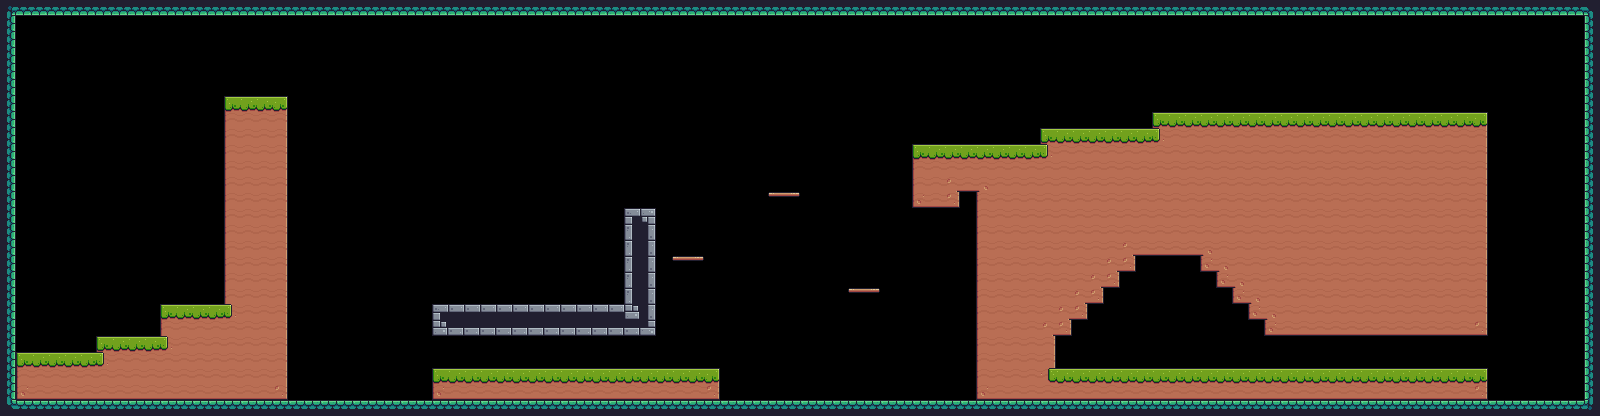

This is a level from a 2D game, rendered from its Tiled map with the project's own tilesets. A one-line summary and the map file follow, with tile-layer data summarised:
An orthogonal 100x26 tile map with 16x16 px tiles, 1 tile layer (Background) and 97 objects (45x Spikes, 10x Saw, 4x Fruit, 3x DropPlatform, 3x Checkpoint, ...).

<map version="1.10" tiledversion="1.10.2" orientation="orthogonal" renderorder="right-down" width="100" height="26" tilewidth="16" tileheight="16" infinite="0" nextlayerid="4" nextobjectid="135">
 <tileset firstgid="1" source="TilesetTimeBeater.tsx" />
 <layer id="1" name="Background" width="100" height="26">
  <data>[2600 cells, 943 non-empty, 31 distinct tile ids]</data>
 </layer>
 <objectgroup id="2" name="Spawnpoints">
  <object id="1" name="Spikes" type="Spikes" x="288" y="384" width="16" height="16" />
  <object id="2" name="Spikes" type="Spikes" x="304" y="384" width="16" height="16" />
  <object id="3" name="Spikes" type="Spikes" x="320" y="384" width="16" height="16" />
  <object id="4" name="Spikes" type="Spikes" x="336" y="384" width="16" height="16" />
  <object id="5" name="Spikes" type="Spikes" x="352" y="384" width="16" height="16" />
  <object id="6" name="Spikes" type="Spikes" x="368" y="384" width="16" height="16" />
  <object id="7" name="Spikes" type="Spikes" x="384" y="384" width="16" height="16" />
  <object id="8" name="Spikes" type="Spikes" x="400" y="384" width="16" height="16" />
  <object id="9" name="Spikes" type="Spikes" x="416" y="384" width="16" height="16" />
  <object id="10" name="Spikes" type="Spikes" x="432" y="288" width="16" height="16" />
  <object id="11" name="Spikes" type="Spikes" x="448" y="288" width="16" height="16" />
  <object id="12" name="Spikes" type="Spikes" x="464" y="288" width="16" height="16" />
  <object id="13" name="Spikes" type="Spikes" x="480" y="288" width="16" height="16" />
  <object id="14" name="Spikes" type="Spikes" x="496" y="288" width="16" height="16" />
  <object id="15" name="Spikes" type="Spikes" x="512" y="288" width="16" height="16" />
  <object id="16" name="Spikes" type="Spikes" x="528" y="288" width="16" height="16" />
  <object id="17" name="Spikes" type="Spikes" x="544" y="288" width="16" height="16" />
  <object id="18" name="Spikes" type="Spikes" x="560" y="288" width="16" height="16" />
  <object id="19" name="Spikes" type="Spikes" x="576" y="288" width="16" height="16" />
  <object id="20" name="Spikes" type="Spikes" x="592" y="288" width="16" height="16" />
  <object id="21" name="Spikes" type="Spikes" x="608" y="288" width="16" height="16" />
  <object id="23" name="Spikes" type="Spikes" x="624" y="192" width="16" height="16" />
  <object id="24" name="Spikes" type="Spikes" x="640" y="192" width="16" height="16" />
  <object id="26" name="DropPlatform" type="DropPlatform" x="96" y="240" width="48" height="16">
   <properties>
    <property name="numOfPlatforms" type="int" value="3" />
    <property name="offNeg" type="float" value="0" />
    <property name="offPos" type="float" value="15" />
   </properties>
  </object>
  <object id="27" name="DropPlatform" type="DropPlatform" x="16" y="192" width="48" height="16">
   <properties>
    <property name="numOfPlatforms" type="int" value="3" />
    <property name="offNeg" type="float" value="0" />
    <property name="offPos" type="float" value="15" />
   </properties>
  </object>
  <object id="28" name="DropPlatform" type="DropPlatform" x="96" y="144" width="48" height="16">
   <properties>
    <property name="numOfPlatforms" type="int" value="3" />
    <property name="offNeg" type="float" value="0" />
    <property name="offPos" type="float" value="15" />
   </properties>
  </object>
  <object id="29" name="Spikes" type="Spikes" x="720" y="384" width="16" height="16" />
  <object id="30" name="Spikes" type="Spikes" x="736" y="384" width="16" height="16" />
  <object id="31" name="Spikes" type="Spikes" x="752" y="384" width="16" height="16" />
  <object id="32" name="Spikes" type="Spikes" x="768" y="384" width="16" height="16" />
  <object id="33" name="Spikes" type="Spikes" x="784" y="384" width="16" height="16" />
  <object id="34" name="Spikes" type="Spikes" x="800" y="384" width="16" height="16" />
  <object id="35" name="Spikes" type="Spikes" x="816" y="384" width="16" height="16" />
  <object id="36" name="Spikes" type="Spikes" x="832" y="384" width="16" height="16" />
  <object id="37" name="Spikes" type="Spikes" x="848" y="384" width="16" height="16" />
  <object id="38" name="Spikes" type="Spikes" x="864" y="384" width="16" height="16" />
  <object id="39" name="Spikes" type="Spikes" x="880" y="384" width="16" height="16" />
  <object id="40" name="Spikes" type="Spikes" x="896" y="384" width="16" height="16" />
  <object id="41" name="Spikes" type="Spikes" x="1568" y="384" width="16" height="16" />
  <object id="42" name="Spikes" type="Spikes" x="1552" y="384" width="16" height="16" />
  <object id="43" name="Spikes" type="Spikes" x="1536" y="384" width="16" height="16" />
  <object id="44" name="Spikes" type="Spikes" x="1520" y="384" width="16" height="16" />
  <object id="45" name="Spikes" type="Spikes" x="1504" y="384" width="16" height="16" />
  <object id="46" name="Spikes" type="Spikes" x="1488" y="384" width="16" height="16" />
  <object id="47" name="Checkpoint" type="Checkpoint" x="1136" y="304" width="64" height="64">
   <properties>
    <property name="final" type="bool" value="true" />
    <property name="nextLevel" type="int" value="2" />
   </properties>
  </object>
  <object id="70" name="Spikes" type="Spikes" x="912" y="384" width="16" height="16" />
  <object id="71" name="Spikes" type="Spikes" x="928" y="384" width="16" height="16" />
  <object id="72" name="Spikes" type="Spikes" x="944" y="384" width="16" height="16" />
  <object id="73" name="Spikes" type="Spikes" x="960" y="384" width="16" height="16" />
  <object id="85" name="Player" type="Player" x="32" y="320" width="32" height="32" />
  <object id="109" name="Saw" type="Saw" x="1424" y="80" width="32" height="32">
   <properties>
    <property name="isVertical" type="bool" value="true" />
    <property name="offNeg" type="float" value="4" />
    <property name="offPos" type="float" value="0" />
   </properties>
  </object>
  <object id="115" name="Saw" type="Saw" x="1552" y="128" width="32" height="32">
   <properties>
    <property name="isVertical" type="bool" value="false" />
    <property name="offNeg" type="float" value="4" />
    <property name="offPos" type="float" value="0" />
   </properties>
  </object>
  <object id="116" name="Saw" type="Saw" x="1520" y="176" width="32" height="32">
   <properties>
    <property name="isVertical" type="bool" value="false" />
    <property name="offNeg" type="float" value="2" />
    <property name="offPos" type="float" value="2" />
   </properties>
  </object>
  <object id="117" name="Saw" type="Saw" x="1488" y="224" width="32" height="32">
   <properties>
    <property name="isVertical" type="bool" value="false" />
    <property name="offNeg" type="float" value="0" />
    <property name="offPos" type="float" value="4" />
   </properties>
  </object>
  <object id="118" name="Saw" type="Saw" x="1552" y="272" width="32" height="32">
   <properties>
    <property name="isVertical" type="bool" value="false" />
    <property name="offNeg" type="float" value="4" />
    <property name="offPos" type="float" value="0" />
   </properties>
  </object>
  <object id="121" name="Saw" type="Saw" x="1376" y="80" width="32" height="32">
   <properties>
    <property name="isVertical" type="bool" value="true" />
    <property name="offNeg" type="float" value="4" />
    <property name="offPos" type="float" value="0" />
   </properties>
  </object>
  <object id="122" name="Saw" type="Saw" x="1328" y="80" width="32" height="32">
   <properties>
    <property name="isVertical" type="bool" value="true" />
    <property name="offNeg" type="float" value="4" />
    <property name="offPos" type="float" value="0" />
   </properties>
  </object>
  </objectgroup>
 <objectgroup id="3" name="Collisions">
  <!-- 31 objects omitted --></objectgroup>
</map>
<!-- 40 of 97 objects omitted -->
